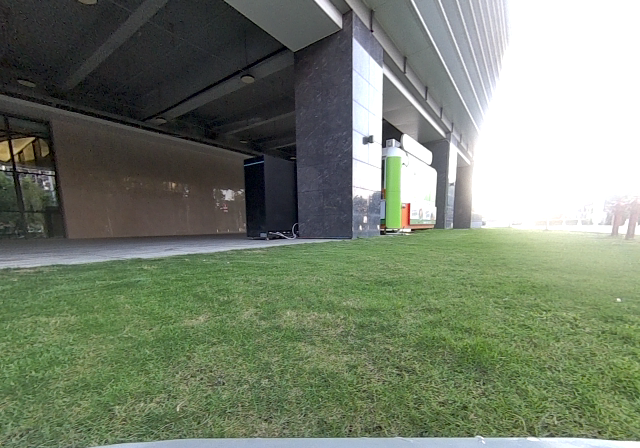
#> input picture lianghua/cal_img/1793693060_917127362_12711.png, 640 x 448 px; its folder holds only this picture in this run
$ python cal_img_to_raw.py
#> lines starting #> are read from the running program, lines starting #| are printed output that depends on the picture
#> in convert, img is the input picture: shape (448, 640, 3); mean B, G, R 110.8, 129.4, 119.1
#!/usr/bin/env python3
"""把 cal_img 里的校准图转成 hb_mapper 量化用的 float32 raw。

config.yaml 中 calibration_parameters.cal_data_dir 指向 cal_raw，hb_mapper
逐个读取目录下的 .raw 文件，每个文件必须是模型训练输入的 float32 连续内存：
    RGB、NCHW、取值 0..255

预处理：
    1. 读图（BGR uint8）
    2. 长边缩到 640（INTER_LINEAR，和 ultralytics rect=True 一致）
    3. 按 5:3 宽高比居中裁切到 640x384
       - 太宽裁左右，太扁裁上下
       - 裁切后尺寸仍不对则兜底 resize
    4. BGR -> RGB
    5. HWC -> CHW -> NCHW，转 float32，按原名另存为 .raw

用法（OE 容器或本机均可，需要 opencv-python）:
    python3 cal_img_to_raw.py                  # cal_img -> cal_raw
    python3 cal_img_to_raw.py --src 图片目录 --dst 输出目录
"""

from __future__ import annotations

import argparse
import math
import sys
from pathlib import Path

import cv2
import numpy as np

IMGSZ = 640          # 长边缩放目标（和训练 imgsz 一致）
HEIGHT = 384         # 模型输入高
WIDTH = 640         # 模型输入宽
IMG_EXTS = {".png", ".jpg", ".jpeg", ".bmp", ".webp"}


def training_resize_crop(image: np.ndarray) -> np.ndarray:
    """复刻训练预处理：长边缩到 imgsz，再按目标宽高比居中裁切。

    与 make_calib.py 的 training_resize_crop 逐行对齐：
    - 缩放部分和 ultralytics BaseDataset.load_image(rect_mode=True) 一致
    - 裁切部分和 tools/crop_dataset.aspect_crop_box 一致
    """
    h0, w0 = image.shape[:2]
#> h0 = 448; w0 = 640

    # ---- 第一步：长边缩放到 imgsz ----
    ratio = IMGSZ / max(h0, w0)
#> ratio = 1
    if ratio != 1:
        w = min(math.ceil(w0 * ratio), IMGSZ)
        h = min(math.ceil(h0 * ratio), IMGSZ)
        image = cv2.resize(image, (w, h), interpolation=cv2.INTER_LINEAR)

    # ---- 第二步：按宽高比居中裁切 ----
    height, width = image.shape[:2]
#> height = 448; width = 640
    target_ratio = WIDTH / HEIGHT
    source_ratio = width / height
#> source_ratio = 1.43

    if abs(source_ratio - target_ratio) < 1e-6:
        top, left, new_h, new_w = 0, 0, height, width
    elif source_ratio > target_ratio:       # 太宽，裁左右
        new_w = round(height * target_ratio)
        left = (width - new_w) // 2
        top, new_h = 0, height
    else:                                   # 太扁，裁上下
        new_h = round(width / target_ratio)
#> new_h = 384
        top = (height - new_h) // 2
#> top = 32
        left, new_w = 0, width
#> left = 0; new_w = 640

    image = image[top:top + new_h, left:left + new_w]
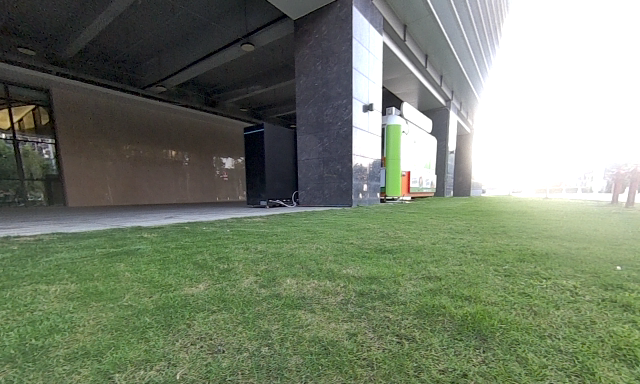
#> image: shape (384, 640, 3); mean of channels 0, 1, 2 109.1, 129.2, 118.6; drawn as B, G, R

    # ---- 兜底：裁切后尺寸仍不对则 resize ----
    if (new_h, new_w) != (HEIGHT, WIDTH):
        image = cv2.resize(image, (WIDTH, HEIGHT), interpolation=cv2.INTER_LINEAR)

    return image


def convert(img_dir: Path, raw_dir: Path) -> tuple[int, int]:
    raw_dir.mkdir(parents=True, exist_ok=True)
    ok = skip = 0
    for path in sorted(img_dir.iterdir()):
        if path.suffix.lower() not in IMG_EXTS:
            continue
        img = cv2.imread(str(path), cv2.IMREAD_COLOR)
        if img is None:
            print(f"跳过 {path.name}: 读取失败", file=sys.stderr)
            skip += 1
            continue

        # 和 make_calib.py 完全一致的预处理链路
        img = training_resize_crop(img)          # 缩放 + 裁切 → 640x384 BGR
        rgb = cv2.cvtColor(img, cv2.COLOR_BGR2RGB)
        nchw = rgb.transpose(2, 0, 1)[np.newaxis, ...].astype(np.float32)

        expected = 1 * 3 * HEIGHT * WIDTH * 4
        if nchw.nbytes != expected:
            print(f"跳过 {path.name}: {nchw.nbytes} 字节，应为 {expected}",
                  file=sys.stderr)
            skip += 1
            continue

        nchw.tofile(str(raw_dir / (path.stem + ".raw")))
        ok += 1
    return ok, skip


def main() -> int:
    here = Path(__file__).resolve().parent
    ap = argparse.ArgumentParser(description=__doc__,
                                 formatter_class=argparse.RawDescriptionHelpFormatter)
    ap.add_argument("--src", type=Path, default=here / "cal_img",
                    help="校准图片目录（默认 ./cal_img）")
    ap.add_argument("--dst", type=Path, default=here / "cal_raw",
                    help="raw 输出目录（默认 ./cal_raw）")
    args = ap.parse_args()
    if not args.src.is_dir():
        print(f"目录不存在: {args.src}", file=sys.stderr)
        return 1
    ok, skip = convert(args.src, args.dst)
    print(f"done: {ok} 张 -> {args.dst}（跳过 {skip} 张，每张 {HEIGHT*WIDTH*3*4} B）")
    return 0 if ok else 1


if __name__ == "__main__":
    sys.exit(main())
#> (the program exits here)

$ run again, on lianghua/cal_img/1793693877_218608022_20874.png
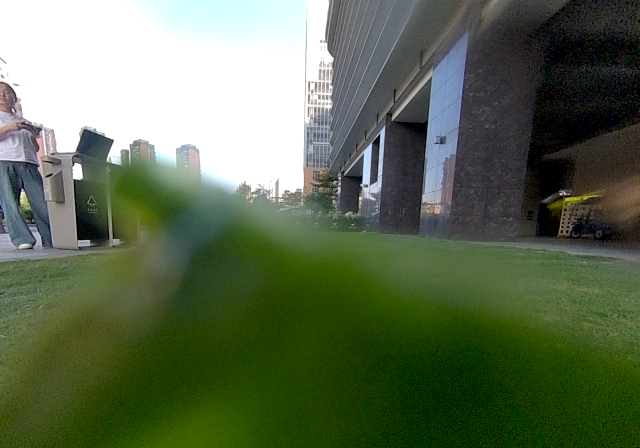
#> input picture lianghua/cal_img/1793693877_218608022_20874.png, 640 x 448 px
#> in convert, img is the input picture: shape (448, 640, 3); mean B, G, R 81.9, 107.8, 93.7
#> in training_resize_crop, `image = image[top:top + new_h, left:left + new_w]`:
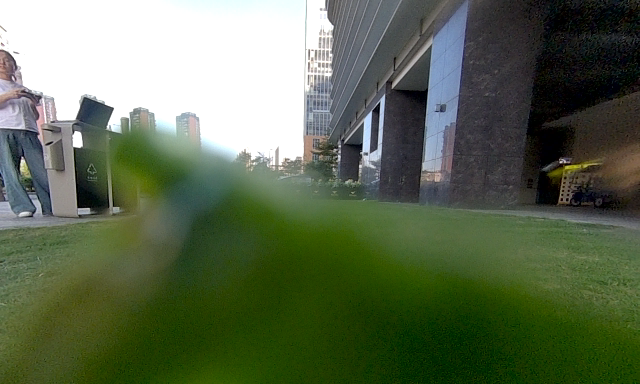
#> image: shape (384, 640, 3); mean of channels 0, 1, 2 81.6, 106.7, 93.6; drawn as B, G, R

$ run again, on lianghua/cal_img/1793693887_318612894_20975.png
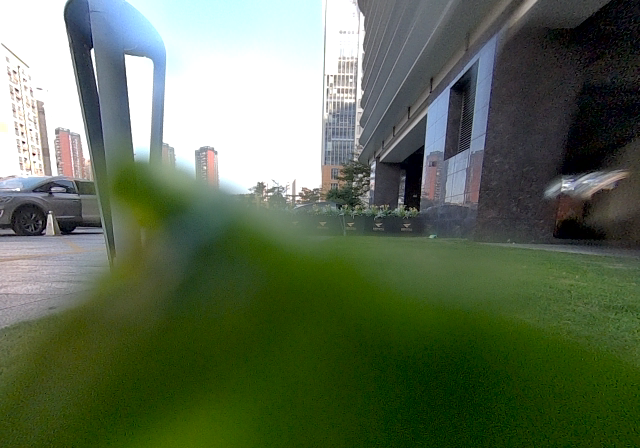
#> input picture lianghua/cal_img/1793693887_318612894_20975.png, 640 x 448 px
#> in convert, img is the input picture: shape (448, 640, 3); mean B, G, R 84.2, 107.9, 93.6
#> in training_resize_crop, `image = image[top:top + new_h, left:left + new_w]`:
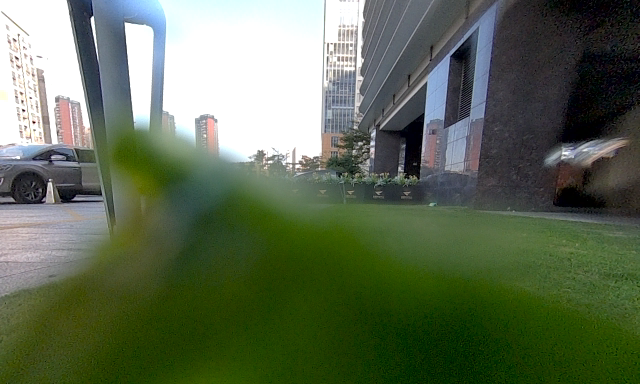
#> image: shape (384, 640, 3); mean of channels 0, 1, 2 84, 107.2, 94.3; drawn as B, G, R

$ run again, on lianghua/cal_img/1793694141_219076867_23514.png
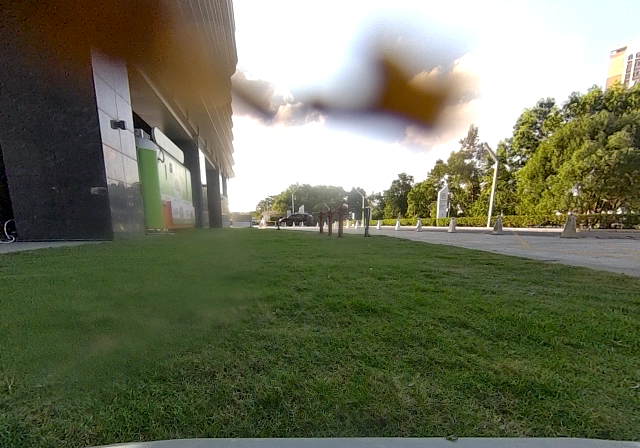
#> input picture lianghua/cal_img/1793694141_219076867_23514.png, 640 x 448 px
#> in convert, img is the input picture: shape (448, 640, 3); mean B, G, R 89.5, 113.3, 109.1
#> in training_resize_crop, `image = image[top:top + new_h, left:left + new_w]`:
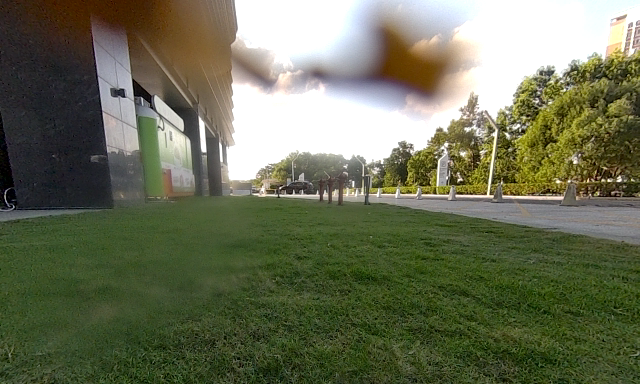
#> image: shape (384, 640, 3); mean of channels 0, 1, 2 85.4, 110.7, 106.3; drawn as B, G, R

$ run again, on lianghua/cal_img/1793693401_617760961_16118.png
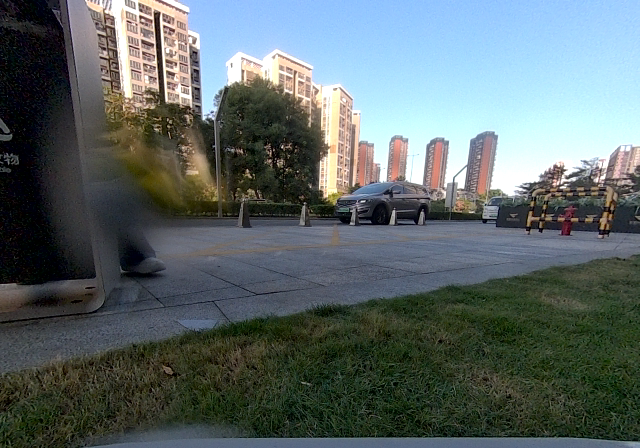
#> input picture lianghua/cal_img/1793693401_617760961_16118.png, 640 x 448 px
#> in convert, img is the input picture: shape (448, 640, 3); mean B, G, R 104.1, 103.6, 92.4
#> in training_resize_crop, `image = image[top:top + new_h, left:left + new_w]`:
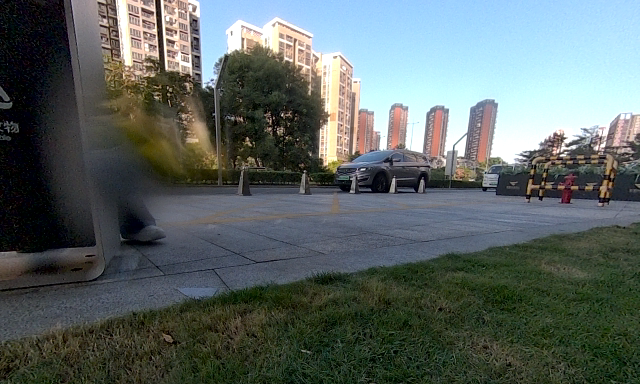
#> image: shape (384, 640, 3); mean of channels 0, 1, 2 98.9, 100.9, 91.4; drawn as B, G, R
